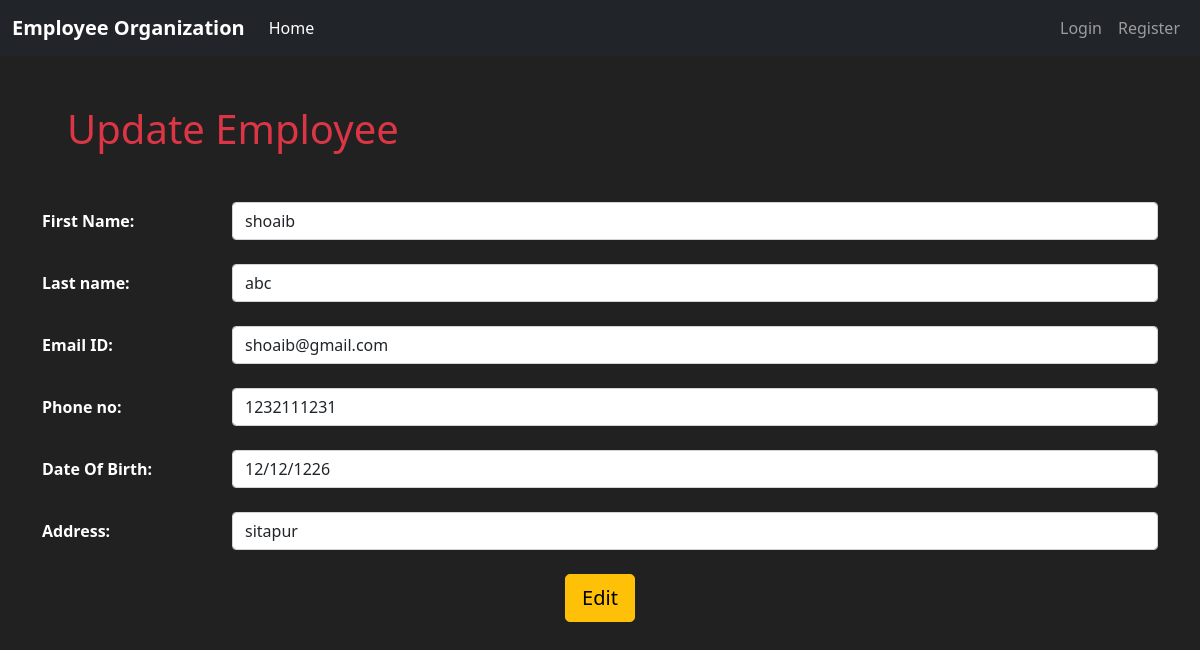
The app's page /update/6 with its own data.
### Employee/models.py (models this page shows)
class Item(db.Model, UserMixin):
    id=db.Column(db.Integer(), primary_key=True)
    Firstname=db.Column(db.String(length=20), nullable=False)
    Lastname=db.Column(db.String(length=20), nullable=False)
    Email=db.Column(db.String(length=20), nullable=False, unique=True)
    phone=db.Column(db.Integer(), nullable=False, unique=True)
    DOB=db.Column(db.String(length=10), nullable=False)
    Address=db.Column(db.String(length=20), nullable=False)
    Role=db.Column(db.String(), nullable=False)
    password_hash=db.Column(db.String(length=15), nullable=False)

### Employee/routes.py (the view)
@app.route('/update/<int:id>', methods = ['GET', 'POST'])
def update_item(id):
    update_id=Item.query.filter_by(id=id).first()
    if request.method == 'POST':
        update_id.Firstname = request.form['Firstname']
        update_id.Lastname = request.form['Lastname']
        update_id.Email = request.form['Email']
        update_id.phone = request.form['phone']
        update_id.DOB = request.form['DOB']
        update_id.Address = request.form['Address']
        try:
            db.session.commit()
            flash(f'Update Employee Id: {id} information', category='secondary')
            return redirect(url_for('Emp_details'))
        except:
            flash(f'There was a problem Updating an employee', category='danger')
    else:
        return render_template('update.html', update_id=update_id)

### Employee/templates/update.html (shortened to what this page needs)
{% extends 'Base.html' %}
{% block content %}
    <div class="container">
        <br>
        <h1 class="text-danger" style="margin:25px">Update Employee</h1>
        <br>
        <form method="post" action="/update/{{update_id.id}}">
            <div class="form-group row">
                <label class="col-sm-2 col-form-label" for="Firstname">
                    <b>First Name:</b>
                </label>
                <div class="col-sm-10">
                    <input type="text" class="form-control" name="Firstname" value="{{update_id.Firstname}}" placeholder="First Name" maxlength="10"/>
                </div>
            </div><br>
            <div class="form-group row">
                <label class="col-sm-2 col-form-label" for="Lastname">
                    <b>Last name:</b>
                </label>
                <div class="col-sm-10">
                    <input type="text" class="form-control" name="Lastname" value="{{update_id.Lastname}}" placeholder="Last Name" maxlength="10"/>
                </div>
            </div><br>
            <div class="form-group row">
                <label class="col-sm-2 col-form-label" for="Email">
                    <b>Email ID:</b>
                </label>
                <div class="col-sm-10">
                    <input type="text" class="form-control" name="Email" value="{{update_id.Email}}" placeholder="Enter Your Email Address" maxlength="20"/>
                </div>
            </div><br>
            <div class="form-group row">
                <label class="col-sm-2 col-form-label" for="phone">
                    <b>Phone no:</b>
                </label>
                <div class="col-sm-10">
                    <input type="text" class="form-control" name="phone" value="{{update_id.phone}}" placeholder="Enter 10 digit phone number" maxlength="10"/>
                </div>
            </div><br>
            <div class="form-group row">
                <label class="col-sm-2 col-form-label" for="DOB">
                    <b>Date Of Birth:</b>
                </label>
                <div class="col-sm-10">
                    <input type="text" class="form-control" name="DOB" value="{{update_id.DOB}}" placeholder="DD/MM/YY" maxlength="10"/>
                </div>
            </div><br>
            <div class="form-group row">
                <label class="col-sm-2 col-form-label" for="Address">
                    <b>Address:</b>
                </label>
                <div class="col-sm-10">
                    <input type="text" class="form-control" name="Address" value="{{update_id.Address}}" placeholder="Enter Your Address" maxlength="20"/>
                </div>
            </div><br>
            <div class="text-center">
                <button type="submit" class="btn btn-lg btn-block btn-warning">Edit</button>
            </div><br>
        </form>
    </div>
{% endblock %}

### Employee/templates/Base.html (style rules this page uses)
body { background-color:#212121; color:white; }

### records on screen
Item: Firstname "shoaib", Lastname "abc", Email "shoaib@gmail.com", phone "1232111231", DOB "12/12/1226", Address "sitapur"
